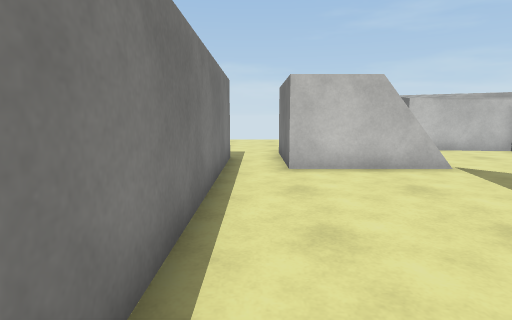
[1] (above)

24 first-person views from a walk through a Unity game level. The camera is 1.2 m above the floor, tilts 8° down and sees 80° across. The floor is counted in squares, 1 m on a side. Each view is taken from the middle of a square. On the plan, view 1 faces up. The plan holds only what a view shows up to about 13 squares ahead; the rest is blank. The place goes on beyond the plan. The player character is not drawn. Some surface patterns are stand-ins.

[2]
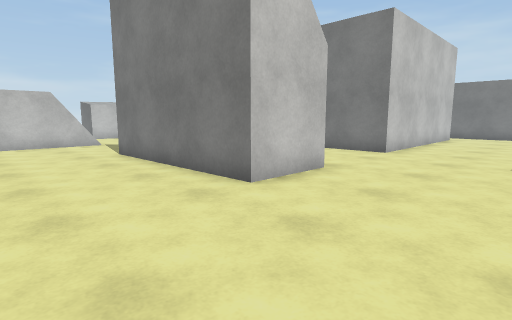

[3]
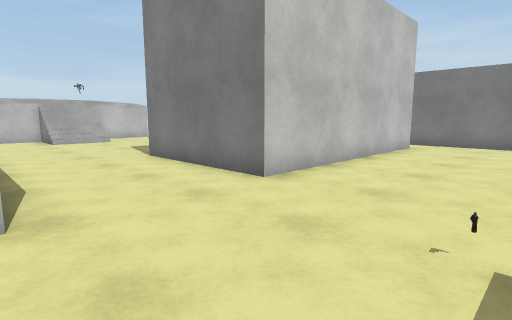

[4]
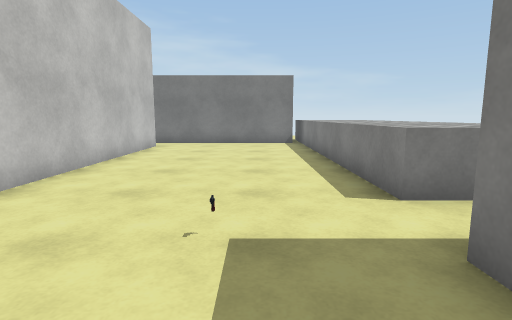

[5]
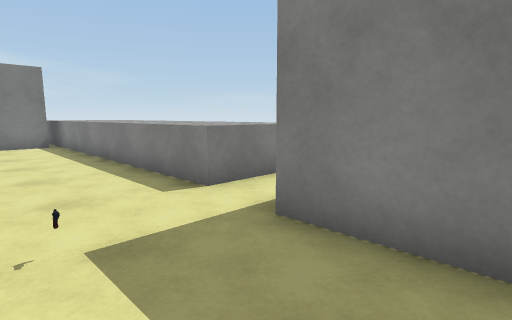

[6]
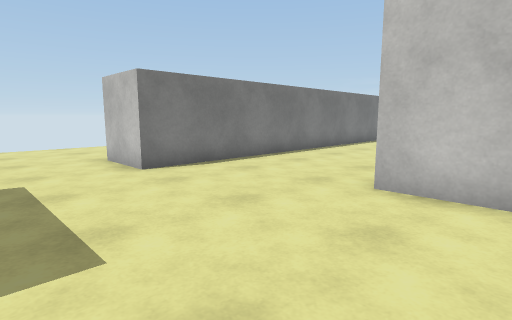

[7]
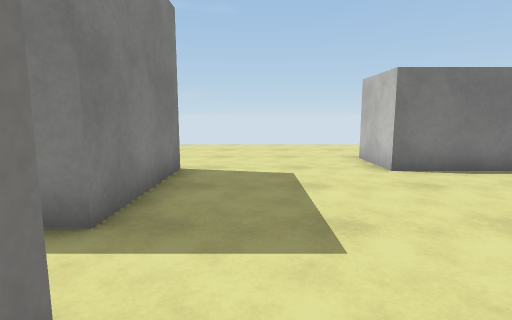

[8]
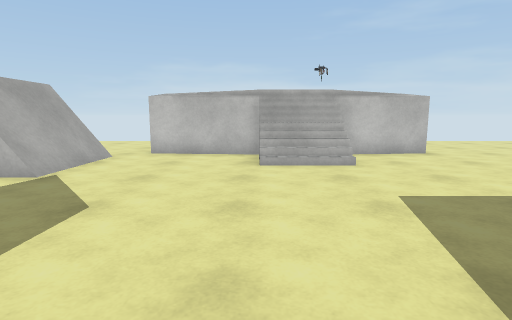

[9]
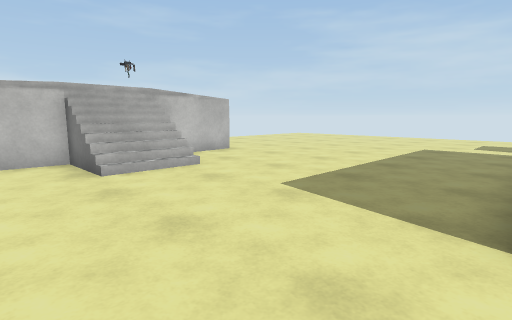

[10]
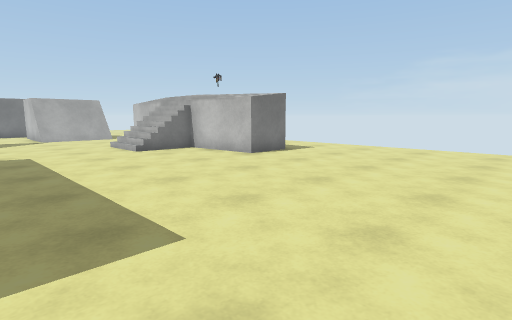

[11]
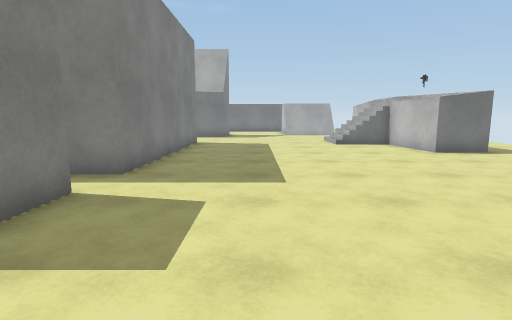

[12]
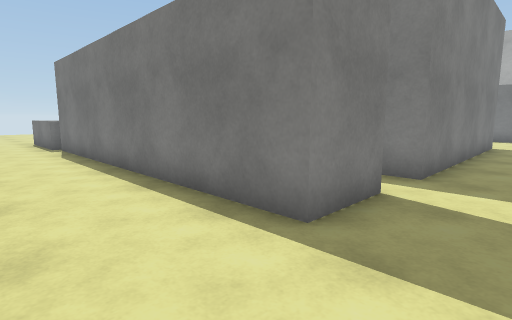

[13]
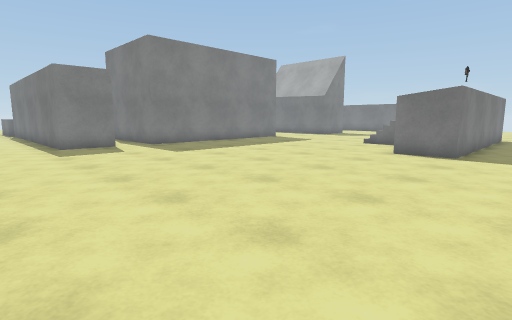

[14]
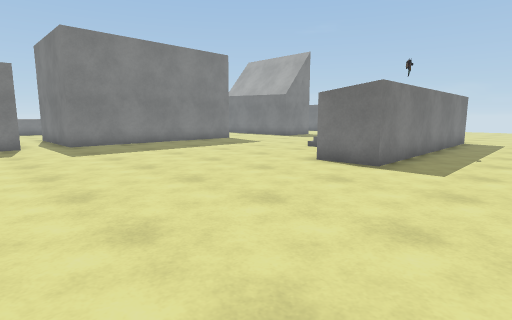

[15]
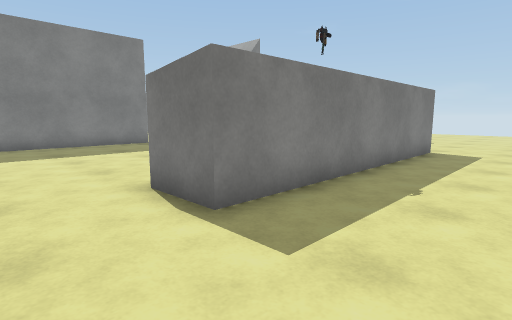

[16]
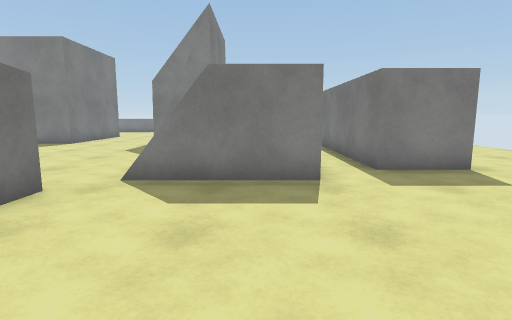

[17]
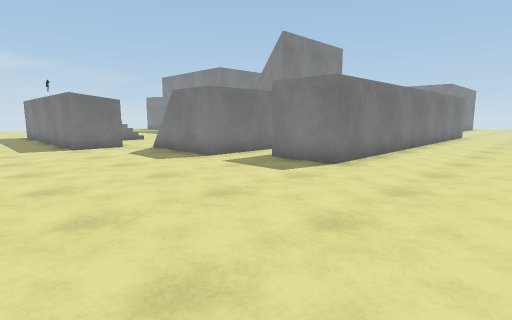

[18]
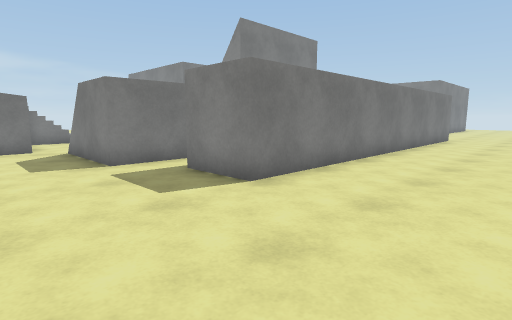

[19]
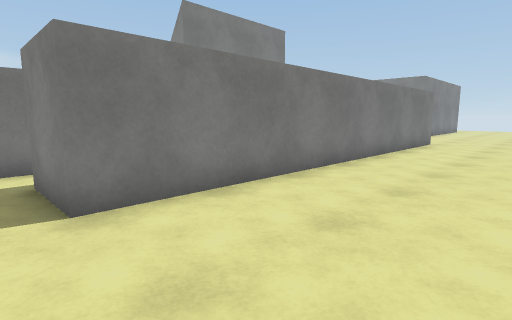

[20]
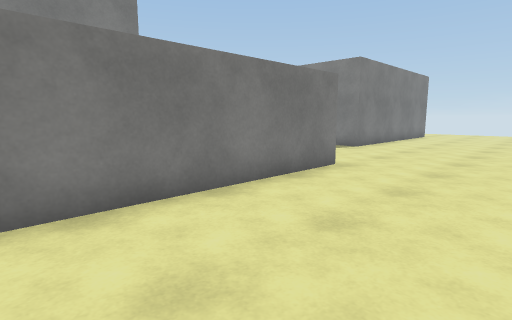

[21]
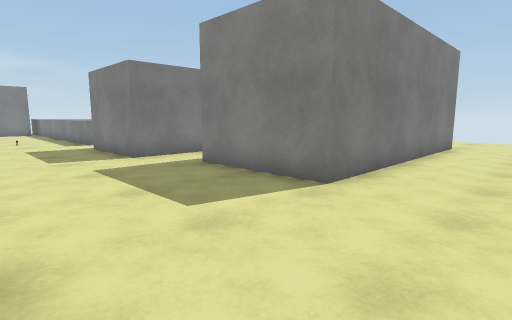

[22]
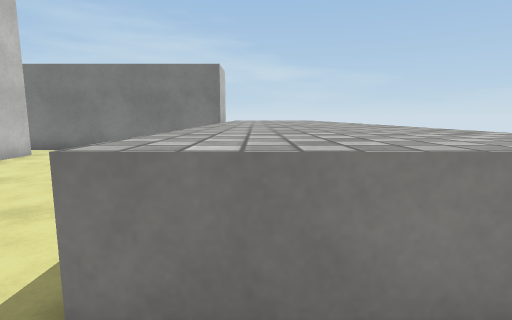

[23]
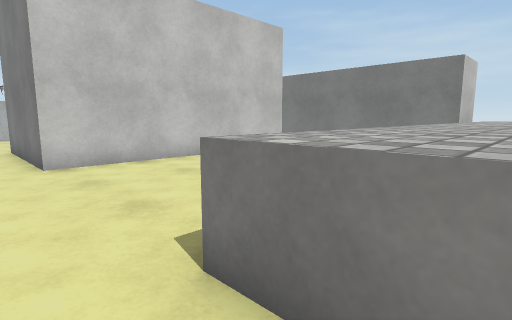

[24]
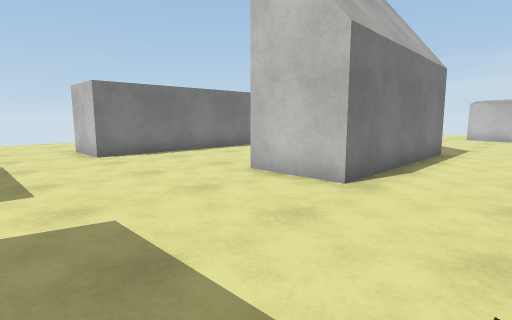

### Floor plan
Key: @ floor where view 1 was taken; # wall or solid block; x gap in a wall; . main floor; : floor 2 m higher than the main floor; / step, stairs or slope; = window, fence, low wall or low ledge; ^ raised ledge; v drop or lower ground; O other object.
Columns run from 7 left of view 1 to 25 right of it. Each row starts with its distance up from view 1.
 16 . .....  .        ............
 15  .............................. .
 14 ................................
 13 .............vvvvv  ..#..........
 12 .............::   ==OOv..........
 11 .............#vv#//#x#...........
 10 ........####....v//..............
  9 ....###.####....=//..............
  8 ....###.####....................
  7 ....###.####....................
  6 ....###.........................
  5 ....###..........................
  4 ....###..........................
  3  ...###....###..................
  2 ....###....###....############...
  1  ...###....###....#       #  #...
  0 ....###@...###....#          #...
 -1 ....###....###....#          #...
 -2 ....###....###....#        ###...
 -3 ....###....###....########.###..
 -4 ....###....................###..
 -5 ....###....................###..
 -6 ...........................###..
 -7 ...........................###..
 -8 ...........................###..
 -9 ............####..^^^^^^^^^^^^..
-10 ......#####.#   .^^^^^^^^^ ^ ^..
-11 ......#    .#   .^^^^^^^^^ ^ ^..

Where each view was taken, in squares from view 1:
view 1: 0 up, 0 right, facing up
view 2: 7 down, 0 right, facing up-right
view 3: 7 down, 6 right, facing up-right
view 4: 7 down, 6 right, facing right
view 5: 6 down, 6 right, facing down-right
view 6: 8 down, 6 right, facing up-left
view 7: 8 down, 6 right, facing left
view 8: 1 up, 9 right, facing up
view 9: 2 up, 7 right, facing up-right
view 10: 4 up, 22 right, facing up-left
view 11: 5 up, 25 right, facing left
view 12: 4 up, 25 right, facing down-left
view 13: 15 up, 25 right, facing down-left
view 14: 16 up, 22 right, facing down-left
view 15: 16 up, 17 right, facing down-left
view 16: 16 up, 2 right, facing down
view 17: 16 up, 7 left, facing down-right
view 18: 13 up, 7 left, facing down-right
view 19: 10 up, 7 left, facing down-right
view 20: 2 up, 7 left, facing down-right
view 21: 5 down, 4 left, facing down-right
view 22: 10 down, 9 right, facing right
view 23: 11 down, 9 right, facing up-right
view 24: 8 down, 9 right, facing up-left
